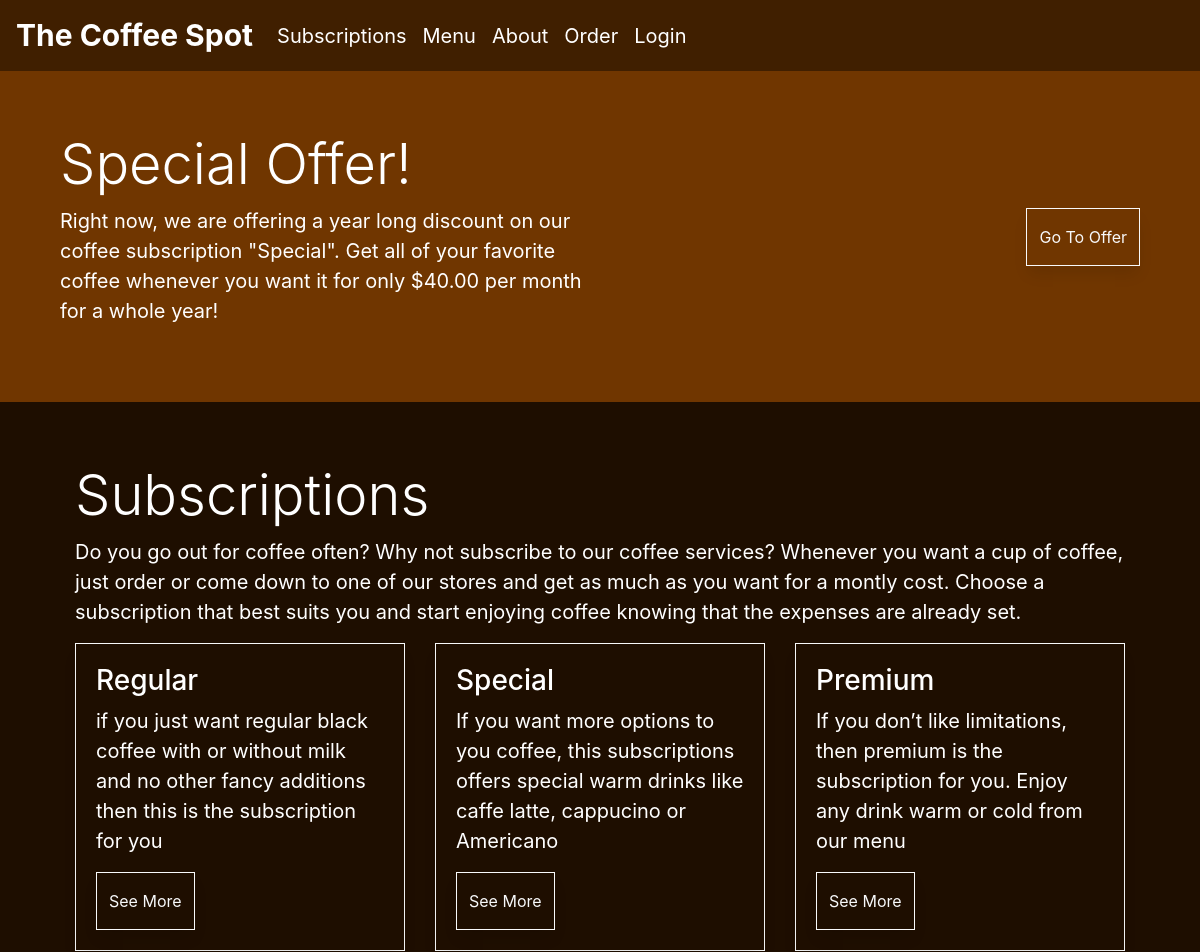
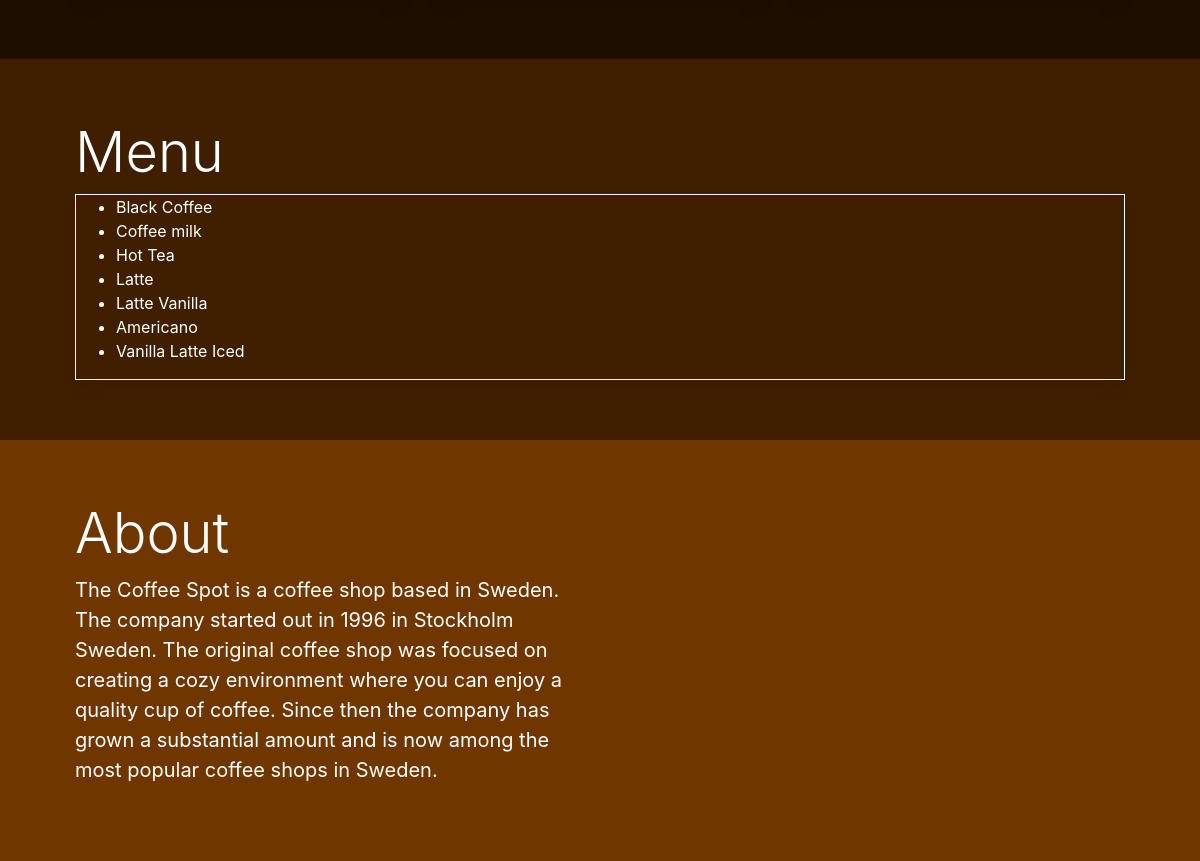
The page / on the database its author committed (2 pictures, top to bottom).
### order/models.py (models this page shows, shortened)
class Product(models.Model):
    name = models.CharField(max_length=100, default='Product')
    price = models.DecimalField(max_digits=3, decimal_places=2)
    image = models.ImageField(null=True, blank=True, upload_to='media/images/')
    category = models.CharField(max_length=30, null=True, blank=True)
    category_id = models.IntegerField(default=0)
    rating = models.DecimalField(max_digits=6, decimal_places=2, default=0)

### home/views.py (the view)
# urls.py: path('', views.home_page, name='home_page')
def home_page(request):
    menu = Product.objects.all()
    return render(request, 'home/index.html', {'menu': menu})

### home/templates/home/index.html
{% extends "base.html" %}
{% load static %}
{% block content %}
<div class="row no-gutters" style="background-color: #703600">
  <div class="container">
    <div class="row">
      <div class="col my-auto">
        <h2 class="display-4 logo-font text-white">Special Offer!</h2>
        <p class="text-white">
          Right now, we are offering a year long discount on our coffee
          subscription "Special". Get all of your favorite coffee whenever
          you want it for only $40.00 per month for a whole year!
        </p>
      </div>
      <div class="col-7 col-md-6 my-auto">
        <div class="my-5 text-right">
          <a href="{% if user.is_authenticated %}{% url 'subscription' 2 %}{% else %}{% url 'account_login' %}{% endif %}" class="btn btn-outline-light rounded-0 py-3">Go To Offer</a>
        </div>
      </div>
    </div>
  </div>
</div>
<div class="row no-gutters" style="background-color: #1E0E00;">
  <div class="container">
    <div class="col my-auto">
      <h2 class="display-4 logo-font text-white" id="subscriptions">Subscriptions</h2>
      <p class="text-white">Do you go out for coffee often? Why not subscribe to our coffee services?
        Whenever you want a cup of coffee, just order or come down to one of our stores
        and get as much as you want for a montly cost. Choose a subscription that best
        suits you and start enjoying coffee knowing that the expenses are already set.
      </p>
      <div class="d-flex d-flex-row">
        <div class="card-deck">
          <div class="card rounded-0 border-light" style="background-color: #1E0E00;">
            <div class="card-body text-white">
              <h3>Regular</h3>
              <p>
                if you just want regular black coffee with or without milk and no
                other fancy additions then this is the subscription for you
              </p>
            {% if user.subscriptions.exists %}
              {% for subscription in user.subscriptions.all %}
                {% if subscription.subscription_id == 1 %}
                  <a href="{% if user.is_authenticated %}{% url 'subscription' 1 %}{% else %}{% url 'account_login' %}{% endif %}" class="btn btn-outline-light rounded-0 py-3">Signed</a>
                {% else %}
                  <a href="{% if user.is_authenticated %}{% url 'subscription' 1 %}{% else %}{% url 'account_login' %}{% endif %}" class="btn btn-outline-light rounded-0 py-3">Change Plan</a>
                {% endif %}
              {% endfor %}
            {% else %}
              <a href="{% if user.is_authenticated %}{% url 'subscription' 1 %}{% else %}{% url 'account_login' %}{% endif %}" class="btn btn-outline-light rounded-0 py-3">See More</a>
            {% endif %}
          </div>
          </div>
          <div class="card rounded-0 border-light" style="background-color: #1E0E00;">
            <div class="card-body text-white">
              <h3>Special</h3>
              <p>
                If you want more options to you coffee, this subscriptions offers
                special warm drinks like caffe latte, cappucino or Americano
              </p>
              {% if user.subscriptions.exists %}
              {% for subscription in user.subscriptions.all %}
                {% if subscription.subscription_id == 2 %}
                  <a href="{% if user.is_authenticated %}{% url 'subscription' 2 %}{% else %}{% url 'account_login' %}{% endif %}" class="btn btn-outline-light rounded-0 py-3">Signed</a>
                {% else %}
                  <a href="{% if user.is_authenticated %}{% url 'subscription' 2 %}{% else %}{% url 'account_login' %}{% endif %}" class="btn btn-outline-light rounded-0 py-3">Change Plan</a>
                {% endif %}
              {% endfor %}
            {% else %}
              <a href="{% if user.is_authenticated %}{% url 'subscription' 2 %}{% else %}{% url 'account_login' %}{% endif %}" class="btn btn-outline-light rounded-0 py-3">See More</a>
            {% endif %}            </div>
          </div>
          <div class="card rounded-0 border-light" style="background-color: #1E0E00;">
            <div class="card-body text-white">
              <h3>Premium</h3>
              <p>
                If you don’t like limitations, then premium is the subscription for you.
                Enjoy any drink warm or cold from our menu
              </p>
              {% if user.subscriptions.exists %}
                {% for subscription in user.subscriptions.all %}
                  {% if subscription.subscription_id == 3 %}
                    <a href="{% if user.is_authenticated %}{% url 'subscription' 3 %}{% else %}{% url 'account_login' %}{% endif %}" class="btn btn-outline-light rounded-0 py-3">Signed</a>
                  {% else %}
                    <a href="{% if user.is_authenticated %}{% url 'subscription' 3 %}{% else %}{% url 'account_login' %}{% endif %}" class="btn btn-outline-light rounded-0 py-3">Change Plan</a>
                  {% endif %}
                {% endfor %}
              {% else %}
                <a href="{% if user.is_authenticated %}{% url 'subscription' 3 %}{% else %}{% url 'account_login' %}{% endif %}" class="btn btn-outline-light rounded-0 py-3">See More</a>
              {% endif %}
            </div>
          </div>
        </div>
      </div>
    </div>
  </div>
</div>
<div class="row no-gutters" style="background-color: #401F00;">
  <div class="container">
    <div class="col my-auto">
      <h2 class="display-4 logo-font text-white" id="menu">Menu</h2>
      <div class="border border-light">
        <div class="row">
          <div class="col-md-6">
            <ul class="text-white">
              {% for item in menu %}
                <li>{{ item.name }}</li>
              {% endfor %}
            </ul>
          </div>
        </div>
      </div>
    </div>
  </div>
</div>
<div class="row no-gutters" style="background-color: #703600;" id="about">
  <div class="container">
    <div class="col-7 col-md-6 my-auto">
      <h2 class="display-4 logo-font text-white">About</h2>
      <p class="text-white">The Coffee Spot is a coffee shop based in Sweden. The company started out in 1996 in Stockholm Sweden.
        The original coffee shop was focused on creating a cozy environment where you can enjoy a quality cup
        of coffee. Since then the company has grown a substantial amount and is now among the most popular
        coffee shops in Sweden.
      </p>
    </div>
  </div>
</div>
{% endblock %}

### static/css/style.css (style rules this page uses)
body { background-color: #1E0E00; }
p { font-size: 20px; }
a { font-size: 20px }
h2 { font-size: 80px; }
.container { padding: 5% 5%; max-width: 100%; }
.card-body, .btn-outline-light, .border { box-shadow: 0px 10px 15px -3px rgba(0,0,0,0.1); }

### rows shown on the page
Product: name "Black Coffee"
Product: name "Coffee milk"
Product: name "Hot Tea"
Product: name "Latte"
Product: name "Latte Vanilla"
Product: name "Americano"
Product: name "Vanilla Latte Iced"
